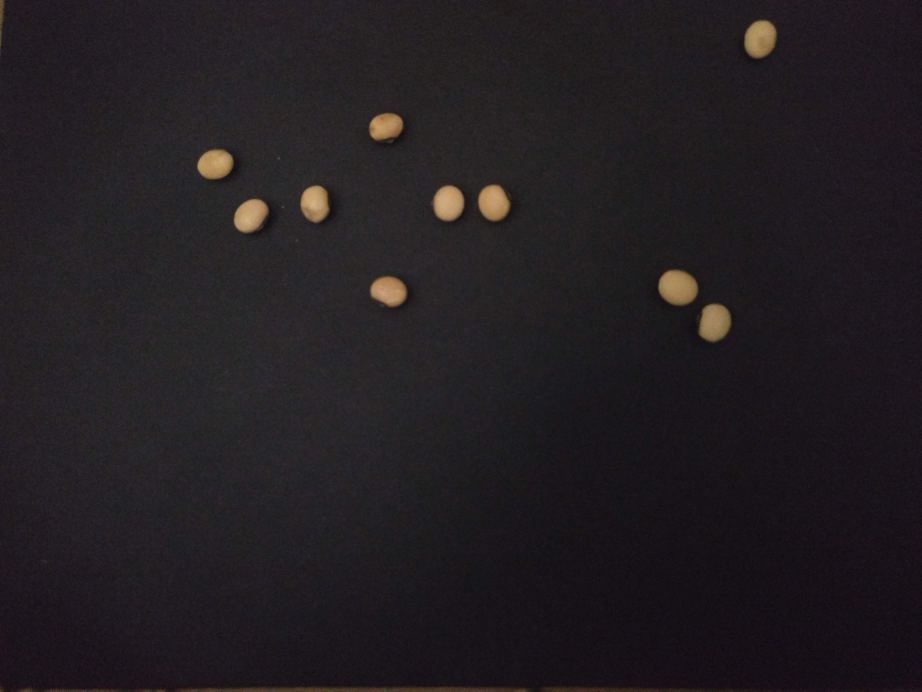
#> input picture imagens/seed-1.jpg, 4608 x 3456 px (shown at 1/5 size)
$ python contagem_watershed.py   (older library calls are emulated)
#> lines starting #> are read from the running program, lines starting #| are printed output that depends on the picture; after the words box and inside, x2 and y2 are one past the last pixel; in counts of white or black regions, pixels touching at a corner belong together
# Importação
import PIL
from skimage.feature import peak_local_max
from skimage.segmentation import  watershed
from scipy import ndimage
import numpy as np
import argparse
import imutils
import cv2

endereco_imagem = './imagens/seed-1.jpg'

# Abrir imagem
image = cv2.imread(endereco_imagem)
#> image is the input picture: shape (3456, 4608, 3); mean B, G, R 33.4, 30.1, 34.5
shifted = cv2.pyrMeanShiftFiltering(image, 21, 51)

#Cria uma janela
cv2.namedWindow('Imagem', cv2.WINDOW_NORMAL)

# Definir o tamanho da janela
cv2.resizeWindow('Imagem', 800, 600)  # largura=800, altura=600

# Exibir a imagem
cv2.imshow('Imagem', image)

# Converte para escala de cinza e aplica um threshold
gray = cv2.cvtColor(shifted, cv2.COLOR_BGR2GRAY)
thresh = cv2.threshold(gray, 0, 255, cv2.THRESH_BINARY | cv2.THRESH_OTSU)[1]
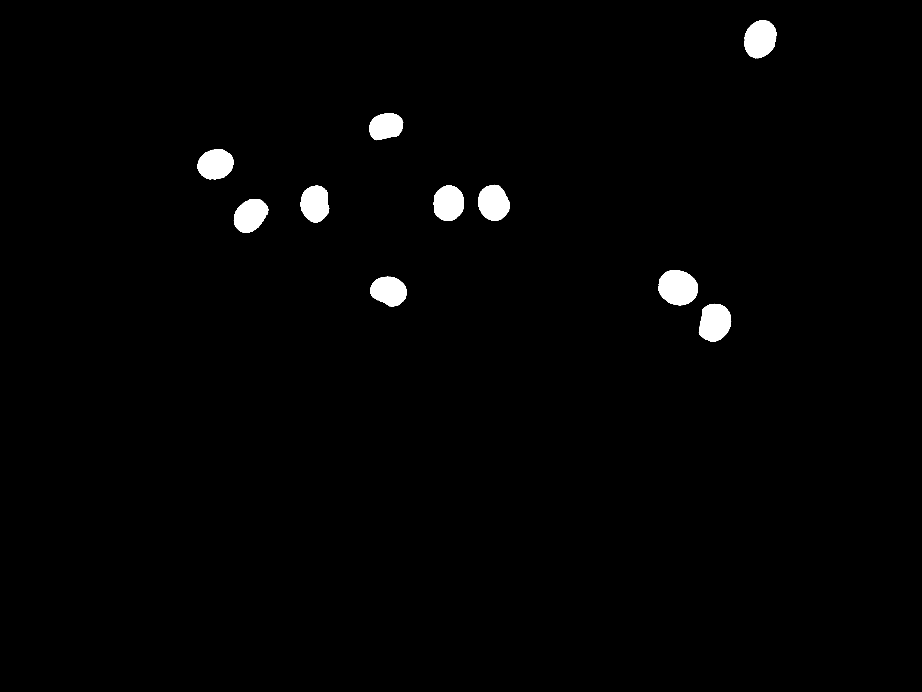
#> thresh: shape (3456, 4608) (shown at 1/5 size); 1.4% white; 12 white regions (2 under 20 px), largest, box (x1, y1, x2, y2) and area: (3292, 1350, 3490, 1527) 26829, (3494, 1520, 3656, 1709) 23362, (3721, 102, 3882, 291) 23352

#Cria uma janela
cv2.namedWindow('Thresh', cv2.WINDOW_NORMAL)

# Definir o tamanho da janela
cv2.resizeWindow('Thresh', 800, 600)  # largura=800, altura=600
cv2.imshow("Thresh", thresh)

# Calcula a distância euclidiana entre cada pixel e o pixel 0
D = ndimage.distance_transform_edt(thresh)

#Utilizado para achar os picos locais (Encontrar as bordas dos objetos na imagem)
localMax = peak_local_max(D, indices=False, min_distance=20,labels=thresh)
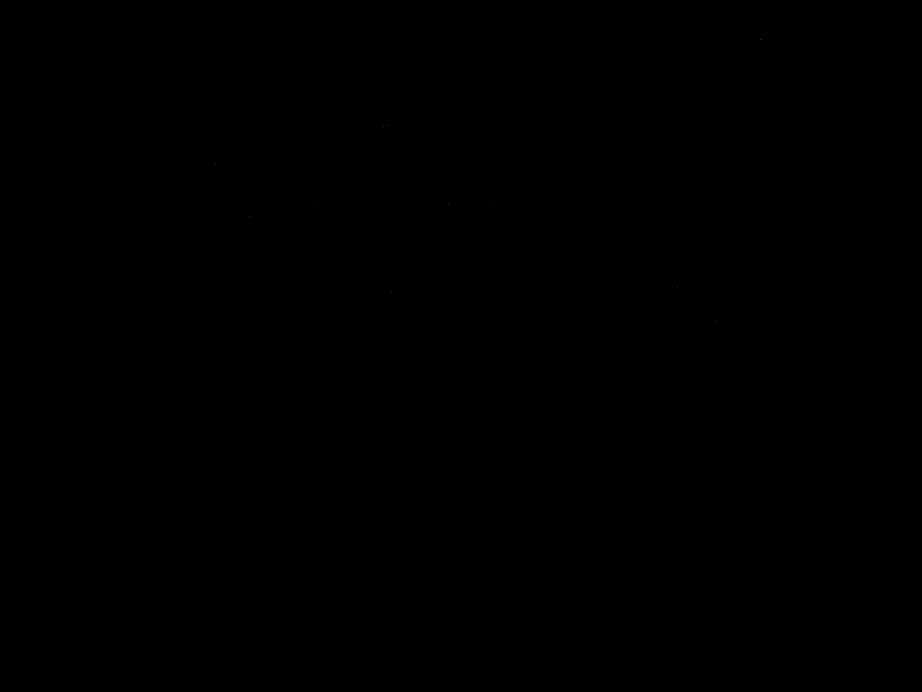
#> localMax: shape (3456, 4608) bool (shown at 1/5 size); 0% white in thin lines or dots, all inside (x1, y1, x2, y2) = (1077, 198, 3801, 1608)


# A função label gera um array onde os objetos na entrada são rotulados com um índice inteiro.
markers = ndimage.label(localMax, structure=np.ones((3, 3)))[0]
#> markers: shape (3456, 4608) int32; 12 distinct labels, from 0 to 11

# Executa o algoritmo para encontrar o número de elementos
labels = watershed(-D, markers, mask=thresh)
#> labels: shape (3456, 4608) int32; 12 distinct labels, from 0 to 11
print("[INFO] {} - elementos encontrados".format(len(np.unique(labels)) - 1))
#| [INFO] 11 - elementos encontrados

# Para cada elemento encontrado
for label in np.unique(labels):

    # Ele identifica a label de brackground como 0
	if label == 0:
		continue

	# Cria uma máscara de 0
	mask = np.zeros(gray.shape, dtype="uint8")
	mask[labels == label] = 255

    # Detecta os contornos dos objetos pelo 0
	cnts = cv2.findContours(mask.copy(), cv2.RETR_EXTERNAL,cv2.CHAIN_APPROX_SIMPLE)
	cnts = imutils.grab_contours(cnts)
	c = max(cnts, key=cv2.contourArea)

    # Desenha um círculo no objeto encontrado
	((x, y), r) = cv2.minEnclosingCircle(c)
	cv2.circle(image, (int(x), int(y)), int(r), (0, 255, 0), 2)
	cv2.putText(image, "#{}".format(label), (int(x) - 10, int(y)),
		cv2.FONT_HERSHEY_SIMPLEX, 0.6, (0, 0, 255), 2)
#> this loop made 12 passes
#> (x, y, r) on passes 2 to 12: (3798.5, 194.5, 98.21), (1952.2, 627.3, 64.89), (1903.5, 632.1, 71.23), (1077, 821, 91.78), (2240, 1014.9, 88.59), (2468.9, 1014.1, 90.16), (1581.5, 1020.5, 92.73), (1256.9, 1081.2, 94.22), (3390.5, 1435, 100.3), (1942.3, 1456.2, 90.63), (3571.9, 1613.3, 95.21)
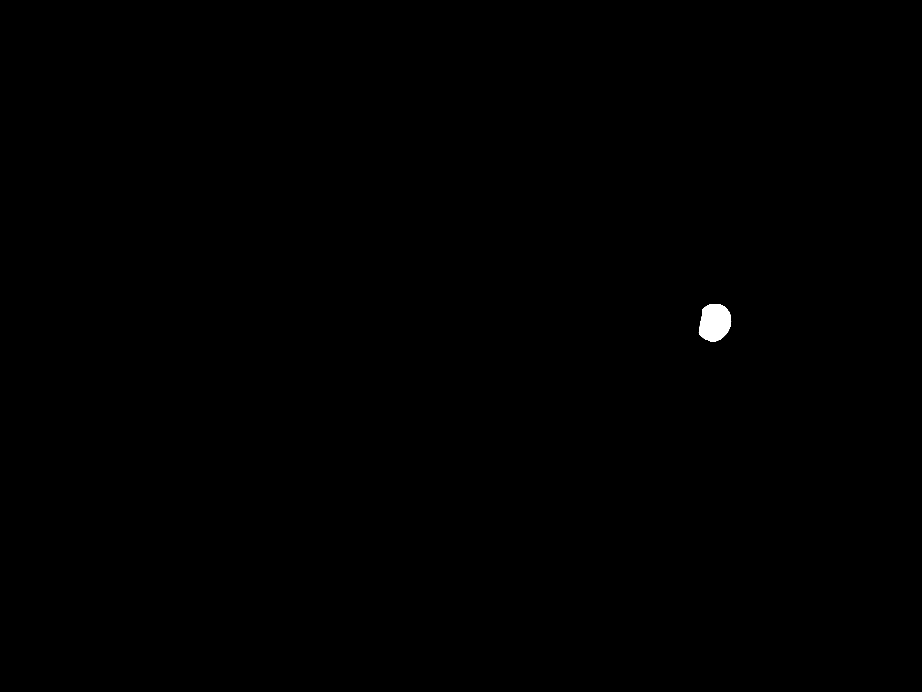
#> mask: shape (3456, 4608) (shown at 1/5 size); 0.15% white; 1 white region, box (x1, y1, x2, y2) and area: (3494, 1520, 3656, 1709) 23362

cv2.namedWindow('Output', cv2.WINDOW_NORMAL)
cv2.resizeWindow('Output', 800, 600)  # largura=800, altura=600

cv2.imshow("Output", image)
cv2.waitKey(0)
